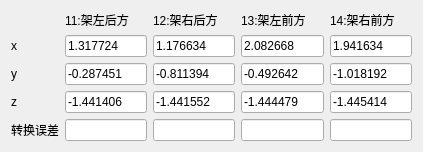
  <widget class="QWidget" name="layoutWidget_2">
   <property name="geometry">
    <rect>
     <x>780</x>
     <y>290</y>
     <width>423</width>
     <height>142</height>
    </rect>
   </property>
   <layout class="QGridLayout" name="gridLayout_7">
    <item row="3" column="5">
     <widget class="QLineEdit" name="rackRightFrontSystem2CoordZLineEdit">
      <property name="text">
       <string>-1.445414</string>
      </property>
     </widget>
    </item>
    <item row="1" column="5">
     <widget class="QLineEdit" name="rackRightFrontSystem2CoordXLineEdit">
      <property name="text">
       <string>1.941634</string>
      </property>
     </widget>
    </item>
    <item row="2" column="3">
     <widget class="QLineEdit" name="rackRightBackSystem2CoordYLineEdit">
      <property name="text">
       <string>-0.811394</string>
      </property>
     </widget>
    </item>
    <item row="2" column="2">
     <widget class="QLineEdit" name="rackLeftBackSystem2CoordYLineEdit">
      <property name="text">
       <string>-0.287451</string>
      </property>
     </widget>
    </item>
    <item row="2" column="5">
     <widget class="QLineEdit" name="rackRightFrontSystem2CoordYLineEdit">
      <property name="text">
       <string>-1.018192</string>
      </property>
     </widget>
    </item>
    <item row="1" column="4">
     <widget class="QLineEdit" name="rackLeftFrontSystem2CoordXLineEdit">
      <property name="text">
       <string>2.082668</string>
      </property>
     </widget>
    </item>
    <item row="0" column="3">
     <widget class="QLabel" name="setaLabel_31">
      <property name="text">
       <string>12:架右后方</string>
      </property>
     </widget>
    </item>
    <item row="2" column="4">
     <widget class="QLineEdit" name="rackLeftFrontSystem2CoordYLineEdit">
      <property name="text">
       <string>-0.492642</string>
      </property>
     </widget>
    </item>
    <item row="0" column="5">
     <widget class="QLabel" name="setaLabel_46">
      <property name="text">
       <string>14:架右前方</string>
      </property>
     </widget>
    </item>
    <item row="1" column="3">
     <widget class="QLineEdit" name="rackRightBackSystem2CoordXLineEdit">
      <property name="text">
       <string>1.176634</string>
      </property>
     </widget>
    </item>
    <item row="1" column="0">
     <widget class="QLabel" name="setaLabel_47">
      <property name="text">
       <string>x</string>
      </property>
     </widget>
    </item>
    <item row="3" column="3">
     <widget class="QLineEdit" name="rackRightBackSystem2CoordZLineEdit">
      <property name="text">
       <string>-1.441552</string>
      </property>
     </widget>
    </item>
    <item row="0" column="4">
     <widget class="QLabel" name="setaLabel_45">
      <property name="text">
       <string>13:架左前方</string>
      </property>
     </widget>
    </item>
    <item row="0" column="2">
     <widget class="QLabel" name="setaLabel_44">
      <property name="text">
       <string>11:架左后方</string>
      </property>
     </widget>
    </item>
    <item row="3" column="2">
     <widget class="QLineEdit" name="rackLeftBackSystem2CoordZLineEdit">
      <property name="text">
       <string>-1.441406</string>
      </property>
     </widget>
    </item>
    <item row="1" column="2">
     <widget class="QLineEdit" name="rackLeftBackSystem2CoordXLineEdit">
      <property name="text">
       <string>1.317724</string>
      </property>
     </widget>
    </item>
    <item row="2" column="0">
     <widget class="QLabel" name="setaLabel_48">
      <property name="text">
       <string>y</string>
      </property>
     </widget>
    </item>
    <item row="3" column="4">
     <widget class="QLineEdit" name="rackLeftFrontSystem2CoordZLineEdit">
      <property name="text">
       <string>-1.444479</string>
      </property>
     </widget>
    </item>
    <item row="3" column="0">
     <widget class="QLabel" name="setaLabel_49">
      <property name="text">
       <string>z</string>
      </property>
     </widget>
    </item>
    <item row="4" column="0">
     <widget class="QLabel" name="setaLabel_50">
      <property name="text">
       <string>转换误差</string>
      </property>
     </widget>
    </item>
    <item row="4" column="2">
     <widget class="QLineEdit" name="rackLeftBackErrorCoordLineEdit">
      <property name="text">
       <string/>
      </property>
     </widget>
    </item>
    <item row="4" column="3">
     <widget class="QLineEdit" name="rackRightBackErrorCoordLineEdit">
      <property name="text">
       <string/>
      </property>
     </widget>
    </item>
    <item row="4" column="4">
     <widget class="QLineEdit" name="rackLeftFrontErrorCoordLineEdit">
      <property name="text">
       <string/>
      </property>
     </widget>
    </item>
    <item row="4" column="5">
     <widget class="QLineEdit" name="rackRightFrontErrorCoordLineEdit">
      <property name="text">
       <string/>
      </property>
     </widget>
    </item>
   </layout>
  </widget>
